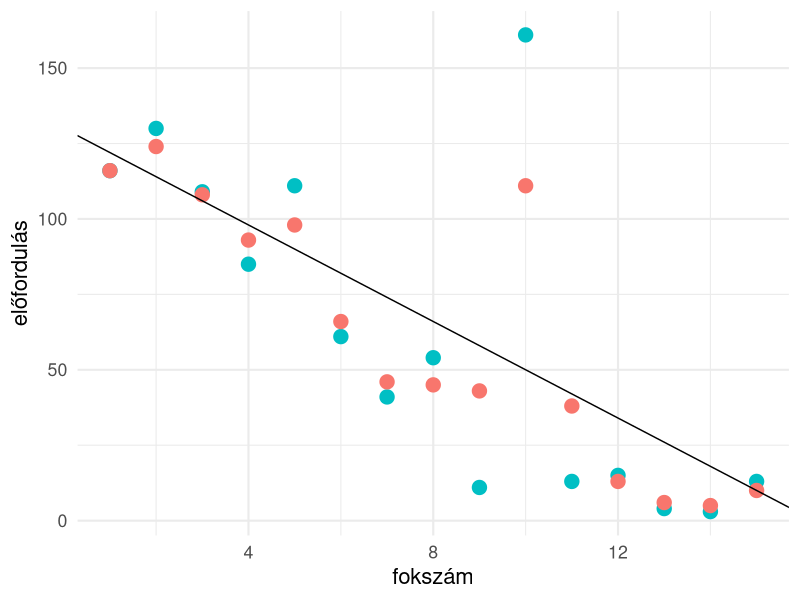
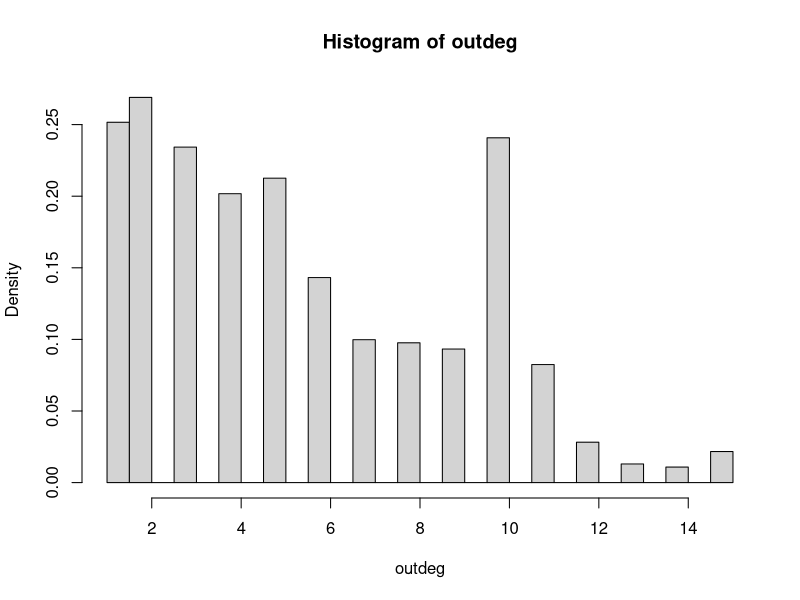

Generate these figures, in order, with R: (Note: this script raises an error after producing the figures.)
#Author=ORCID:0000-0002-3324-2255
#Task=PhD Studies -- Networks and system stability -- DI7224_1M

#DATA PREPARATION
#DATA PREPARATION

#general environment.
rm(list = ls())
library("igraph")
library("ggplot2")

#key variables.
#sno = number of nodes of the simulated graph
#sno = 18-65 years old HU population without isolated nodes
sno  <- 5180220

#rddr = degree distribution of the sample
rddr <- c(116,130,109,85,111,61,41,54,11,161,13,15,4,3,13)


#smoothening of the degree distribution of the sample. 
rddsma5 <- NULL
rddsma5[1] <- rddr[1]

for (i in 2:14)
{
  rddsma5[i] <- round(rddr[i] - ((rddr[i] - mean(rddr[c(i-1,i,i+1)]))*0.5),0)
}

i<- 15
rddsma5[i] <- round(rddr[i] - ((rddr[i] - mean(rddr[c(i-1,i)]))*0.5),0) 

#plotting the original and smoothened distribution.
gdat <- test_data <-
  data.frame(
    survey = rddr,
    simitott = rddsma5,
    id = c(1:15)
  )

ggplot(gdat, aes(id)) + 
  geom_point(aes(y = survey, shapes = 15, size = 3,  colour = "survey"),  show.legend = F ,) + 
  geom_point(aes(y = simitott, shapes = 16, size = 3,  colour = "simitott"),  show.legend = F,) +
  xlab("fokszám") + 
  ylab("előfordulás") +
  theme_minimal(base_size = 16) +
  geom_abline(intercept=130, slope=-8)

#deceision: we use the smoothened.
rdd <- rddsma5 

#red = number of degrees.
red <- (1*rdd[1])+(2*rdd[2])+(3*rdd[3])+(4*rdd[4])+(5*rdd[5])+(6*rdd[6])+(7*rdd[7])+(8*rdd[8])+(9*rdd[9])+(10*rdd[10])+(11*rdd[11])+(12*rdd[12])+(13*rdd[13])+(14*rdd[14])+(15*rdd[15])

#pdd = degree distribution in proportions / probability.
pdd <- rdd/sum(rdd) #fokszameloszlas aranyok
if (sum(pdd)!=1) {print("Error! Sum of the degree distribution probabilites is not ZERO")}

#dd = simulated graph degree distribution of the nodes, number of degrees.
dd <- sno*pdd 
dd2 <- round(dd,0) 

#outdeg = outdegree distribution of the simulated graph.
outdeg <- c(rep(1,dd2[1]),rep(2,dd2[2]),rep(3,dd2[3]),rep(4,dd2[4]),rep(5,dd2[5]),rep(6,dd2[6]),rep(7,dd2[7]),rep(8,dd2[8]),rep(9,dd2[9]),rep(10,dd2[10]),rep(11,dd2[11]),rep(12,dd2[12]),rep(13,dd2[13]),rep(14,dd2[14]),rep(15,dd2[15]))
if (sum(outdeg) %% 2 != 0) { outdeg[1] <- outdeg[1] + 1 }

#sed = number of degrees of the simulated graph.
sed <- sum(outdeg) 

#checking visually the degree distribution of the simulated graph.
hist(outdeg, freq = FALSE)

#GRAPH SIMULATION
#GRAPH SIMULATION
vgraf <- sample_degseq( out.deg = outdeg, method = 'simple.no.multiple' )

#checking vgraf
sum(which_loop(vgraf))
sum(which_multiple(vgraf))

#creating a copy before transforming
vgraf2 <- vgraf 

#RESULTS
#RESULTS
object.size(vgraf2)
ec1<-ecount(vgraf2)
vc1<-vcount(vgraf2)
co1<-components(vgraf2)$no
ed1<-edge_density(vgraf2, loops = FALSE)

#analyzing the components.
co1
table(co1$csize)
plot(table(co1$csize), log="x")

#these take a lot of time, better to estimate
di1<-diameter(vgraf2, directed = FALSE)
mo1<-modularity(cluster_fast_greedy(as.undirected(vgraf2)))
bc1<-betweenness(vgraf2, directed=FALSE)
cc1<-closeness(vgraf2, normalized=TRUE) 
